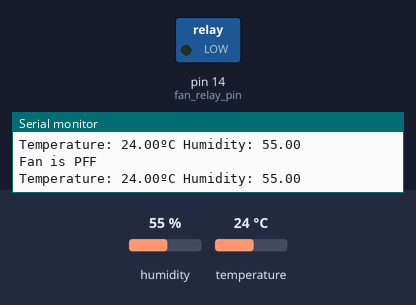
The sketch below on a simulated Arduino Uno, built with avr-gcc and run on an emulated ATmega328P. Parts: switched loads named in the sketch (green lamp = pin HIGH), the last lines printed to the serial monitor. The inputs (shaded band) are chosen by the test bench; at power-on: temperature 24 °C, humidity 55 %.

Above: at 2.8 s.
2.9 s: temperature set to 31 °C
6.2 s: temperature set to 34 °C
At 9.6 s:
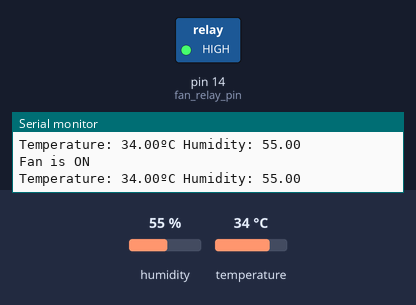
10.6 s: temperature set to 12 °C
At 14.3 s:
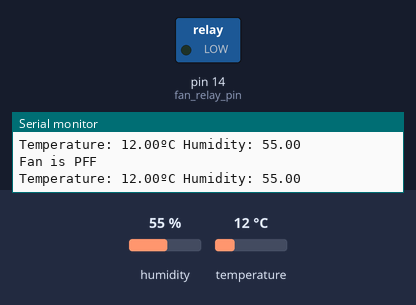
14.6 s: temperature set to 33 °C
At 18.3 s:
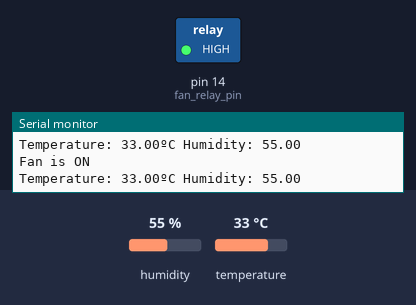
Timing chart, 0 to 19.7 s (numbered marks = the images above; inputs shaded):
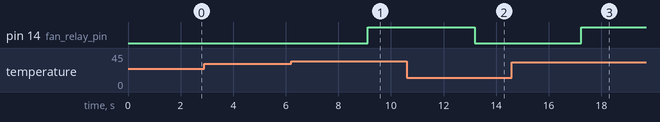

The sketch:

P9_Smart_Kitchen.ino
```cpp
#include "DHT.h"
#define DHT11PIN 12
DHT dht(DHT11PIN, DHT11);

int fan_relay_pin = 14;
void setup()
{
  pinMode(fan_relay_pin, OUTPUT);
  pinMode(DHT11PIN, INPUT);
  Serial.begin(9600);
  dht.begin();
}

void loop()
{
  float humi = dht.readHumidity();
  float temp = dht.readTemperature();
  Serial.print("Temperature: ");
  Serial.print(temp);
  Serial.print("ºC ");
  Serial.print("Humidity: ");
  Serial.println(humi);
  delay(1000);

  if(temp>32) {
    digitalWrite(fan_relay_pin,HIGH);
    Serial.println("Fan is ON");
  } else {
    digitalWrite(fan_relay_pin,LOW);
    Serial.println("Fan is PFF");
  }
}
```

Measured:
- the behaviour switches between 32 and 33 °C on temperature (found by bisection; images 0 and 1)
- after the input at 6.2 s, pin 14 (fan_relay_pin): LOW → HIGH after 2.9 s
- after the input at 10.6 s, pin 14 (fan_relay_pin): HIGH → LOW after 2.6 s
- after the input at 14.6 s, pin 14 (fan_relay_pin): LOW → HIGH after 2.6 s
